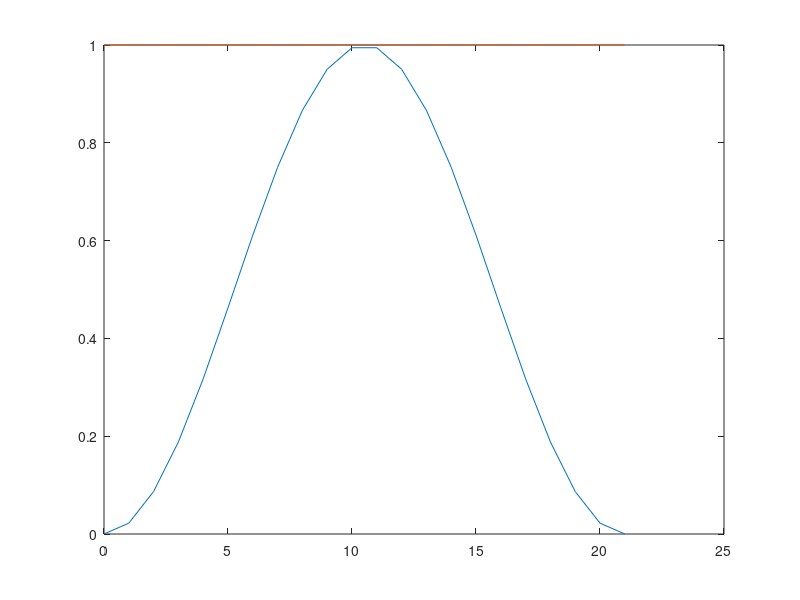
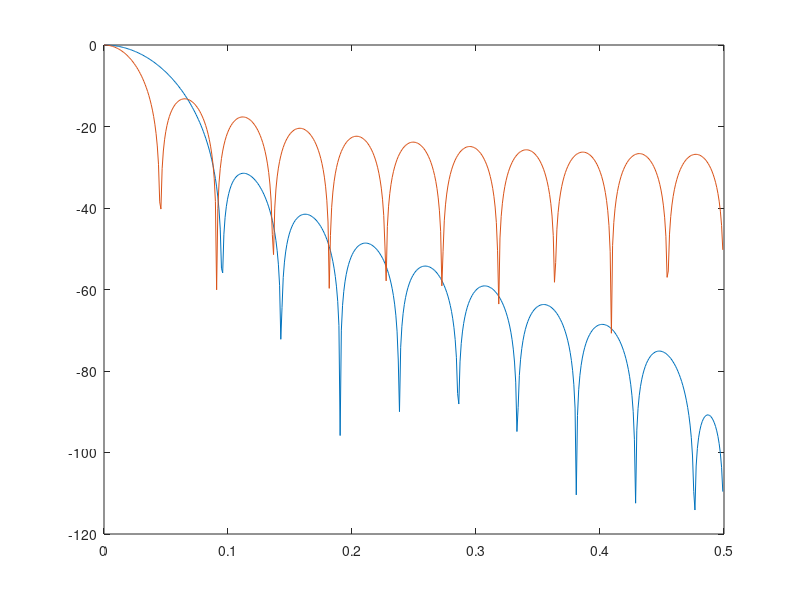

The MATLAB script that drew these images, in order:
N = 21;
n = 0:N;

hanning = 0.5 - 0.5 * cos(2*pi*n / N);
rectangle = ones(1,N+1);

plot(n, hanning);
hold on;
plot(n, rectangle);
figure;

%X = fft(hanning, 1024) / length(hanning);

NFFT = 1024;

%X = fftshift(fft (hanning, NFFT) / length (hanning));
X_Hamming = (fft (hanning, NFFT) / length (hanning));
X_Rect = (fft (rectangle, NFFT) / length (rectangle));

%Freq = (-NFFT/2: NFFT/2-1) / NFFT;
Freq = (0: NFFT / 2-1) / NFFT;     % Frequency vector

S_Hamming = X_Hamming (1: length (Freq)) / max (X_Hamming);
S_Rect = X_Rect (1: length (Freq)) / max (X_Rect);

mag_dB_Hamming =  20*log10(abs(S_Hamming));
mag_dB_Rect =  20*log10(abs(S_Rect));
%S = X (1: length (fk)) / max (X);
plot(Freq, mag_dB_Hamming);
hold on;
plot(Freq, mag_dB_Rect);
